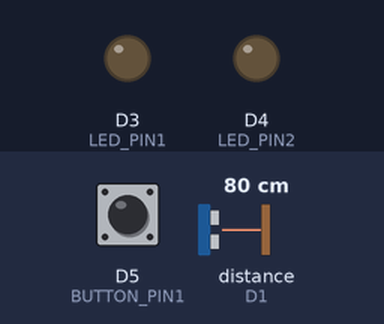
The sketch below on a simulated ESP8266 (NodeMCU). Shown: output pins drawn as LEDs (lit = HIGH). The inputs (shaded band) are chosen by the test bench; at power-on: distance to the obstacle (sensor on D1) 80 cm, D5 (BUTTON_PIN1) HIGH. The echo pulse lasts 58.3 µs per cm; WiFi joins after 1.5 s; servers stay silent unless stated; uploads are accepted with an empty reply; what the sketch prints to the serial monitor is not drawn.

Above: at 3.2 s.
3.3 s: distance to the obstacle (sensor on D1) set to 22 cm
4.8 s: distance to the obstacle (sensor on D1) set to 18 cm
At 5.7 s:
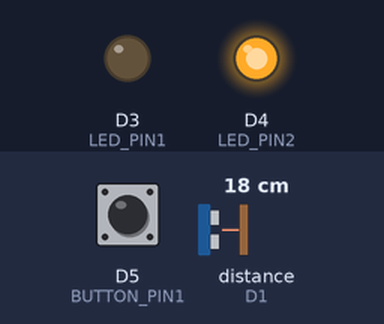
6.5 s: D5 (BUTTON_PIN1) pulled LOW for 0.15 s
At 7.5 s:
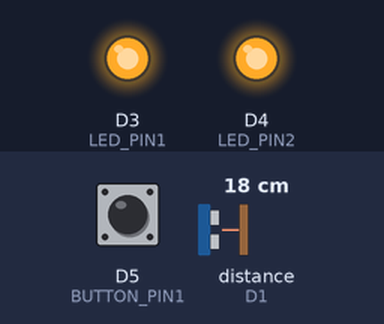
8.1 s: distance to the obstacle (sensor on D1) set to 35 cm
At 9.5 s:
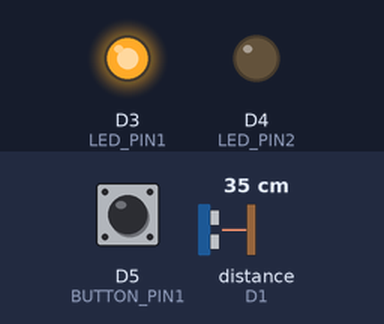
9.8 s: D5 (BUTTON_PIN1) pulled LOW for 1 s
At 10.5 s:
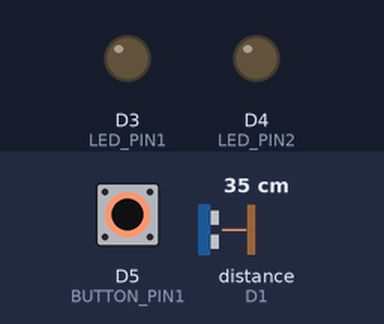
12.3 s: D5 (BUTTON_PIN1) pulled LOW for 3.2 s
At 13.4 s:
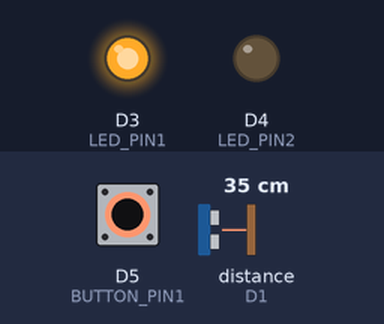
Timing chart, 0 to 15.3 s (numbered marks = the images above; inputs shaded):
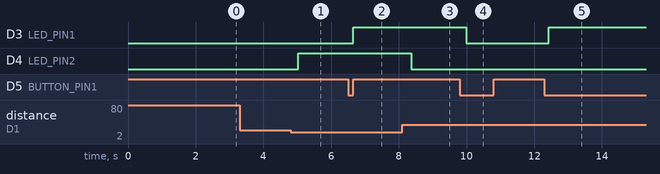

The sketch:

sensor_home_automation.ino
```cpp
#include <ESP8266WiFi.h>
#include <ESP8266HTTPClient.h>
#include <ArduinoJson.h>
#include <NewPing.h>

// Network credentials
const char* ssid = "TZ Training Institute";
const char* password = "TZ@TZ@124$";

// API endpoint
const char* apiEndpoint = "http://apiabtex.tamilzorous.com/api/multiple_switch_on_off";

// Define pins for buttons, LEDs, and ultrasonic sensor
#define BUTTON_PIN1 D5
#define LED_PIN1    D3
#define LED_PIN2    D4
#define TRIGGER_PIN  D0
#define ECHO_PIN     D1

const int maxDistance = 200; // Maximum distance (in cm) for ultrasonic sensor

int buttonState1 = HIGH;

bool ledState1 = false;
bool ledState2 = false;

// Variables for debouncing
unsigned long lastDebounceTime1 = 0;
unsigned long debounceDelay = 50;

// Variables for button states
bool lastButtonState1 = HIGH;

// Retry settings
const unsigned long retryDelay = 200; // 2 seconds

// Create NewPing object
NewPing sonar(TRIGGER_PIN, ECHO_PIN, maxDistance);

// Global variable for distance
float distanceCm = 0;
float lastDistanceCm = 0; // To track the last distance measurement

// Timestamp for the last update
unsigned long lastUpdateTime = 0;
const unsigned long updateInterval = 2000; // Update interval (100 milliseconds)

void setup() {
  // Initialize LED pins as outputs
  pinMode(LED_PIN1, OUTPUT);
  pinMode(LED_PIN2, OUTPUT);

  // Initialize button pins as inputs with internal pull-up resistors
  pinMode(BUTTON_PIN1, INPUT_PULLUP);

  // Start the Serial Monitor
  Serial.begin(115200);

  // Connect to Wi-Fi
  WiFi.begin(ssid, password);
  while (WiFi.status() != WL_CONNECTED) {
    delay(1000);
  }
  Serial.println("Connected to WiFi");
}

void loop() {
  // Read button states
  int reading1 = digitalRead(BUTTON_PIN1);

  // Handle button 1
  if (reading1 != lastButtonState1) {
    lastDebounceTime1 = millis();
  }
  if ((millis() - lastDebounceTime1) > debounceDelay) {
    if (reading1 != buttonState1) {
      buttonState1 = reading1;
      if (buttonState1 == LOW) {
        ledState1 = !ledState1; // Toggle LED state
        digitalWrite(LED_PIN1, ledState1 ? HIGH : LOW);
        sendStatusUpdate(); // Send status update on button press
      }
    }
  }
  lastButtonState1 = reading1;

  // Handle ultrasonic sensor with reduced frequency
  static unsigned long lastSensorReadTime = 0;
  const unsigned long sensorReadInterval = 500; // Read sensor every 5 seconds
  if (millis() - lastSensorReadTime >= sensorReadInterval) {
    handleUltrasonicSensor();
    lastSensorReadTime = millis(); // Update the last sensor read time
  }

  // Update status if necessary
  if (millis() - lastUpdateTime >= updateInterval) {
    lastUpdateTime = millis(); // Update timestamp
  }

  delay(100); // Short delay to avoid rapid polling
}

void handleUltrasonicSensor() {
  unsigned int distance = sonar.ping_cm();
  if (distance == 0) {
    distanceCm = maxDistance; // Handle out-of-range values
  } else {
    distanceCm = distance;
  }

  if (distanceCm != lastDistanceCm) {
    // Only update if the distance has changed
    if (distanceCm <  20) {
      if (!ledState2) {
        ledState2 = true; // Turn on LED2 if it's off
        digitalWrite(LED_PIN2, HIGH);
        sendStatusUpdate(); // Send status update on distance change
      }
    } else {
      if (ledState2) {
        ledState2 = false; // Turn off LED2 if it's on
        digitalWrite(LED_PIN2, LOW);
        sendStatusUpdate(); // Send status update on distance change
      }
    }

    // Print distance to Serial Monitor
    // Serial.print("Distance (cm): ");
    // Serial.println(distanceCm);

    // Update lastDistanceCm
    lastDistanceCm = distanceCm;
  }
}

void sendStatusUpdate() {
  if (WiFi.status() == WL_CONNECTED) {
    WiFiClient client;
    HTTPClient http;
    http.begin(client, apiEndpoint);
    http.addHeader("Content-Type", "application/json");

    // Create JSON payload
    StaticJsonDocument<400> jsonPayload;
    JsonArray switches = jsonPayload.createNestedArray("switch");

      Serial.println(switches);
    // Switch 1 (Pushbutton with LED1)
    JsonObject switch1 = switches.createNestedObject();
    switch1["switch"] = "1";
    switch1["led_status"] = ledState1 ? "ON" : "OFF";
    switch1["sensor"] = 1.1; // Pushbutton does not have a sensor

    // Switch 2 (Sensor with LED2)
    JsonObject switch2 = switches.createNestedObject();
    switch2["switch"] = "2";
    switch2["led_status"] = ledState2 ? "ON" : "OFF";
     switch2["sensor"] =5.6; //(distanceCm < 20) ? distanceCm : distanceCm; // Send sensor value or "null"

    // Debugging: Print the sensor value for Switch 2
    Serial.print("Sending Sensor Value for Switch 2: ");
    Serial.println(distanceCm);

    // Switch 3 (No hardware, so set null values)
    JsonObject switch3 = switches.createNestedObject();
    switch3["switch"] = "3";
    switch3["led_status"] = "OFF"; // No hardware for switch 3
    switch3["sensor"] = 123.05;     // No hardware for switch 3

    String payload;
    serializeJson(jsonPayload, payload);

    Serial.println("REQUEST: " + payload);
    int httpCode = http.POST(payload);

    String response = http.getString();
    Serial.println("HTTP Code: " + String(httpCode));
    Serial.println("Response: " + response);

    if (httpCode == HTTP_CODE_OK) {
      Serial.println("Status update successful.");
    } else if (httpCode == HTTP_CODE_TOO_MANY_REQUESTS) {
      Serial.println("Rate limit exceeded. Retrying later.");
      delay(retryDelay);
    } else {
      // Handle other errors
      Serial.println("Error occurred. HTTP Code: " + String(httpCode));
    }

    http.end();
  } else {
    Serial.println("WiFi not connected. Check connection.");
  }
}
 
```

Measured:
- the behaviour switches between 20 and 19 cm on distance to the obstacle (sensor on D1) (found by bisection; images 0 and 1)
- after the input at 3.3 s, every drawn part: stays the same
- after the input at 4.8 s, D4 (LED_PIN2): LOW → HIGH after 0.23 s
- after the input at 6.5 s, D3 (LED_PIN1): LOW → HIGH after 0.15 s
- after the input at 8.1 s, D4 (LED_PIN2): HIGH → LOW after 0.27 s
- after the input at 9.8 s, D3 (LED_PIN1): HIGH → LOW after 0.19 s
- after the input at 12.3 s, D3 (LED_PIN1): LOW → HIGH after 0.12 s
